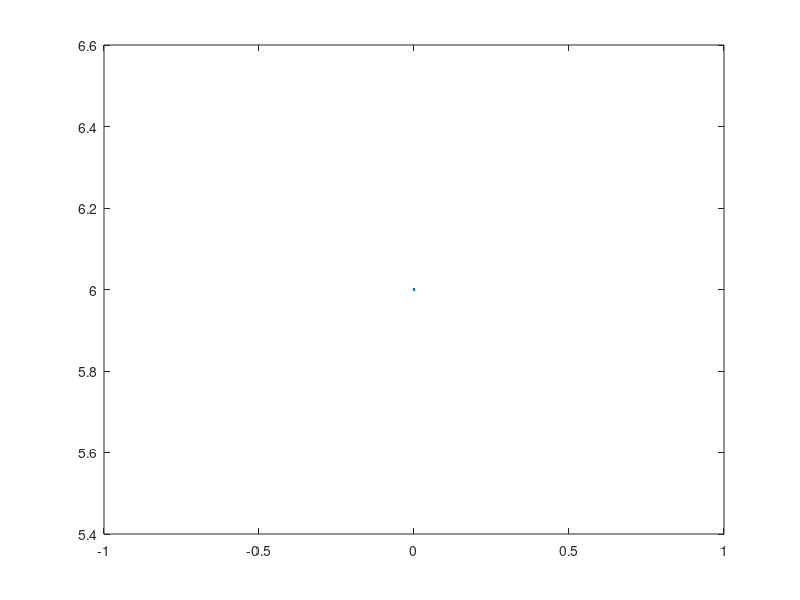

Recreate this plot in MATLAB. (Note: this script raises an error after producing the figure.)
Tmax = 3;
fs=1/40
t = 0:1/40:Tmax ;

ptoMedio = 4
y = ptoMedio +  ptoMedio/2;


f0= 2
flag = 1;
 f=0.25
xAmp = 0.25 %f0/2

  x = 0;
  inicio = 0.0
  fin = f
 
for ts = t
   
  
  
  if  ts<=fin
    
    
    
    plot(ts,y);
    hold on;
    %pause (0.1)
      
  endif

  inicio = fin
  if ts > inicio
            
    plot(ts,-y);
    hold on;
    %pause (0.1)
      
  endif
x=tx;
endfor

%xlim([0 5])
ylim([-7 7]) 
 